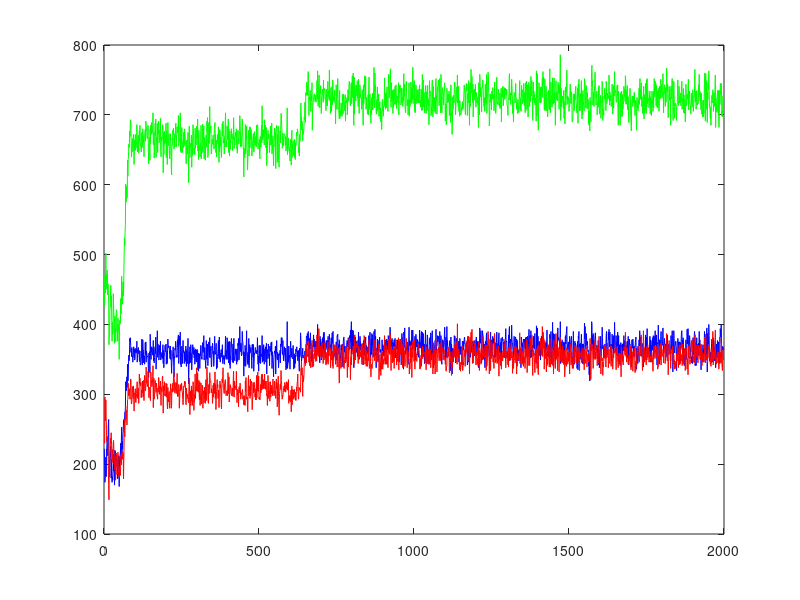
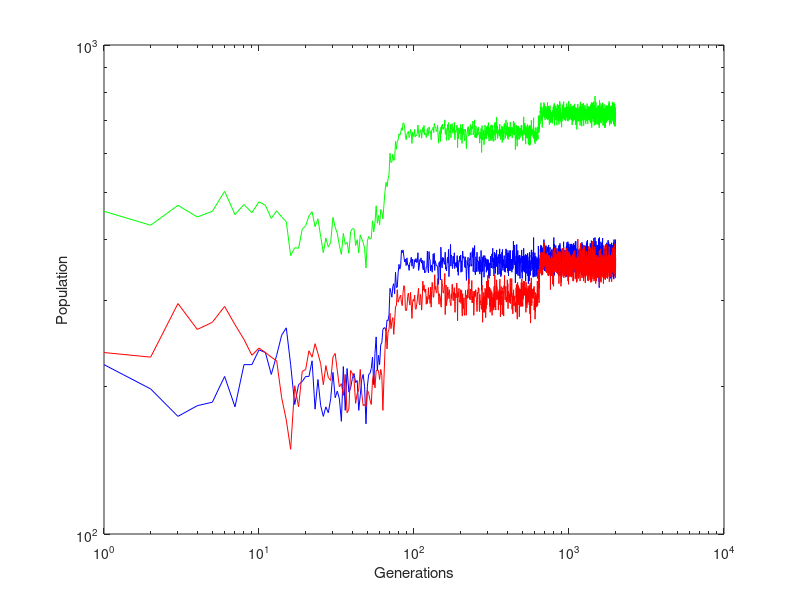

Write the MATLAB code that produced these figures, in order.

%--------------------------------------------
J=importdata('1mat.txt');
B=importdata('1pop.txt');
x1= B(:, 1);
x2= B(:, 2);
x3= B(:, 3);
x4= B(:, 4);

plot(x1, x2, 'b', x1, x3, 'r', x1, x4, 'g');
figure
loglog(x1, x2, 'b', x1, x3, 'r', x1, x4, 'g');

xlabel('Generations');
ylabel('Population')
%--------------------------------------------
A=importdata('1seppop.txt');
[n,m]=size(A);

D=[0];
C=[0];
E=[0];
F=[0];

CCom1= zeros(n,1);
CCom2= zeros(n,1);

x=(m+1)/2;
for i = 1:n
   count=0;
   Com1=0;
   for j= 2:x
       if A(i,j) ~= 0
            D=cat(1, D, j-2);
            count = count + 1;
           %Centre of mass
            Com1 = Com1 + (j-2)*A(i,j);
           %----------------------
       end
   end
   
   X = i*ones(count,1);
   C=cat(1,C,X);
   count2=0;
   Com2=0;
   
   %Centre of mass 
   CCom1(i, 1)= Com1/x2(i,1);
   %----------------
   for k= x+1:m
       if A(i,k) ~= 0
            F=cat(1, F, k-2);
            count2 = count2 + 1;
           %Centre of mass
            Com2 = Com2 + (k-2)*A(i, k);
           %-------------------
       end 
   end
   
   Y = i*ones(count2,1);
   E =cat(1,E,Y);
   
   %Centre of mass
   CCom2(i,1)= Com2/x3(i,1);
   
end
% figure
% scatter(C, D, '.', 'b' );
% hold on;
% scatter(E, F, '.', 'r');
% hold on;
% plot(x1, CCom1,'g' , x1, CCom2, 'g');